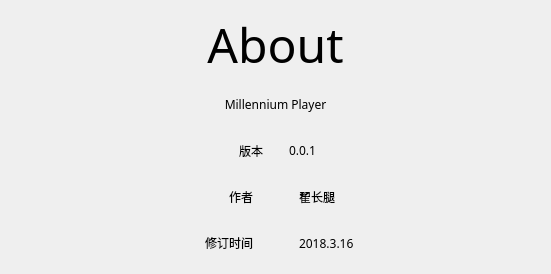
<?xml version="1.0" encoding="UTF-8"?>
<ui version="4.0">
 <class>AboutView</class>
 <widget class="QWidget" name="AboutView">
  <property name="geometry">
   <rect>
    <x>0</x>
    <y>0</y>
    <width>551</width>
    <height>274</height>
   </rect>
  </property>
  <property name="font">
   <font>
    <family>.萍方-简</family>
   </font>
  </property>
  <property name="windowTitle">
   <string>AboutView</string>
  </property>
  <property name="styleSheet">
   <string notr="true">QDialog
{
	background-color: rgb(255, 255, 255);
}</string>
  </property>
  <layout class="QVBoxLayout" name="verticalLayout_2">
   <item>
    <layout class="QVBoxLayout" name="verticalLayout">
     <item>
      <layout class="QHBoxLayout" name="horizontalLayout">
       <item>
        <widget class="QLabel" name="label">
         <property name="font">
          <font>
           <family>Yu Gothic UI Light</family>
           <pointsize>36</pointsize>
          </font>
         </property>
         <property name="text">
          <string>About</string>
         </property>
         <property name="alignment">
          <set>Qt::AlignCenter</set>
         </property>
        </widget>
       </item>
      </layout>
     </item>
     <item>
      <widget class="QLabel" name="label_2">
       <property name="font">
        <font>
         <family>.萍方-简</family>
        </font>
       </property>
       <property name="text">
        <string>Millennium Player</string>
       </property>
       <property name="alignment">
        <set>Qt::AlignCenter</set>
       </property>
      </widget>
     </item>
     <item>
      <layout class="QHBoxLayout" name="horizontalLayout_2">
       <item>
        <widget class="QLabel" name="label_5">
         <property name="text">
          <string>版本</string>
         </property>
         <property name="alignment">
          <set>Qt::AlignRight|Qt::AlignTrailing|Qt::AlignVCenter</set>
         </property>
        </widget>
       </item>
       <item>
        <spacer name="horizontalSpacer">
         <property name="orientation">
          <enum>Qt::Horizontal</enum>
         </property>
         <property name="sizeType">
          <enum>QSizePolicy::Preferred</enum>
         </property>
         <property name="sizeHint" stdset="0">
          <size>
           <width>20</width>
           <height>20</height>
          </size>
         </property>
        </spacer>
       </item>
       <item>
        <widget class="QLabel" name="label_3">
         <property name="text">
          <string>0.0.1</string>
         </property>
        </widget>
       </item>
      </layout>
     </item>
     <item>
      <layout class="QHBoxLayout" name="horizontalLayout_3">
       <item>
        <widget class="QLabel" name="label_6">
         <property name="text">
          <string>作者</string>
         </property>
         <property name="alignment">
          <set>Qt::AlignRight|Qt::AlignTrailing|Qt::AlignVCenter</set>
         </property>
        </widget>
       </item>
       <item>
        <spacer name="horizontalSpacer_2">
         <property name="orientation">
          <enum>Qt::Horizontal</enum>
         </property>
         <property name="sizeType">
          <enum>QSizePolicy::Preferred</enum>
         </property>
         <property name="sizeHint" stdset="0">
          <size>
           <width>40</width>
           <height>20</height>
          </size>
         </property>
        </spacer>
       </item>
       <item>
        <widget class="QLabel" name="label_4">
         <property name="text">
          <string>翟长腿</string>
         </property>
        </widget>
       </item>
      </layout>
     </item>
     <item>
      <layout class="QHBoxLayout" name="horizontalLayout_4">
       <item>
        <widget class="QLabel" name="label_7">
         <property name="text">
          <string>修订时间</string>
         </property>
         <property name="alignment">
          <set>Qt::AlignRight|Qt::AlignTrailing|Qt::AlignVCenter</set>
         </property>
        </widget>
       </item>
       <item>
        <spacer name="horizontalSpacer_3">
         <property name="orientation">
          <enum>Qt::Horizontal</enum>
         </property>
         <property name="sizeType">
          <enum>QSizePolicy::Preferred</enum>
         </property>
         <property name="sizeHint" stdset="0">
          <size>
           <width>40</width>
           <height>20</height>
          </size>
         </property>
        </spacer>
       </item>
       <item>
        <widget class="QLabel" name="label_8">
         <property name="text">
          <string>2018.3.16</string>
         </property>
        </widget>
       </item>
      </layout>
     </item>
    </layout>
   </item>
  </layout>
 </widget>
 <layoutdefault spacing="6" margin="11"/>
 <resources/>
 <connections/>
</ui>
